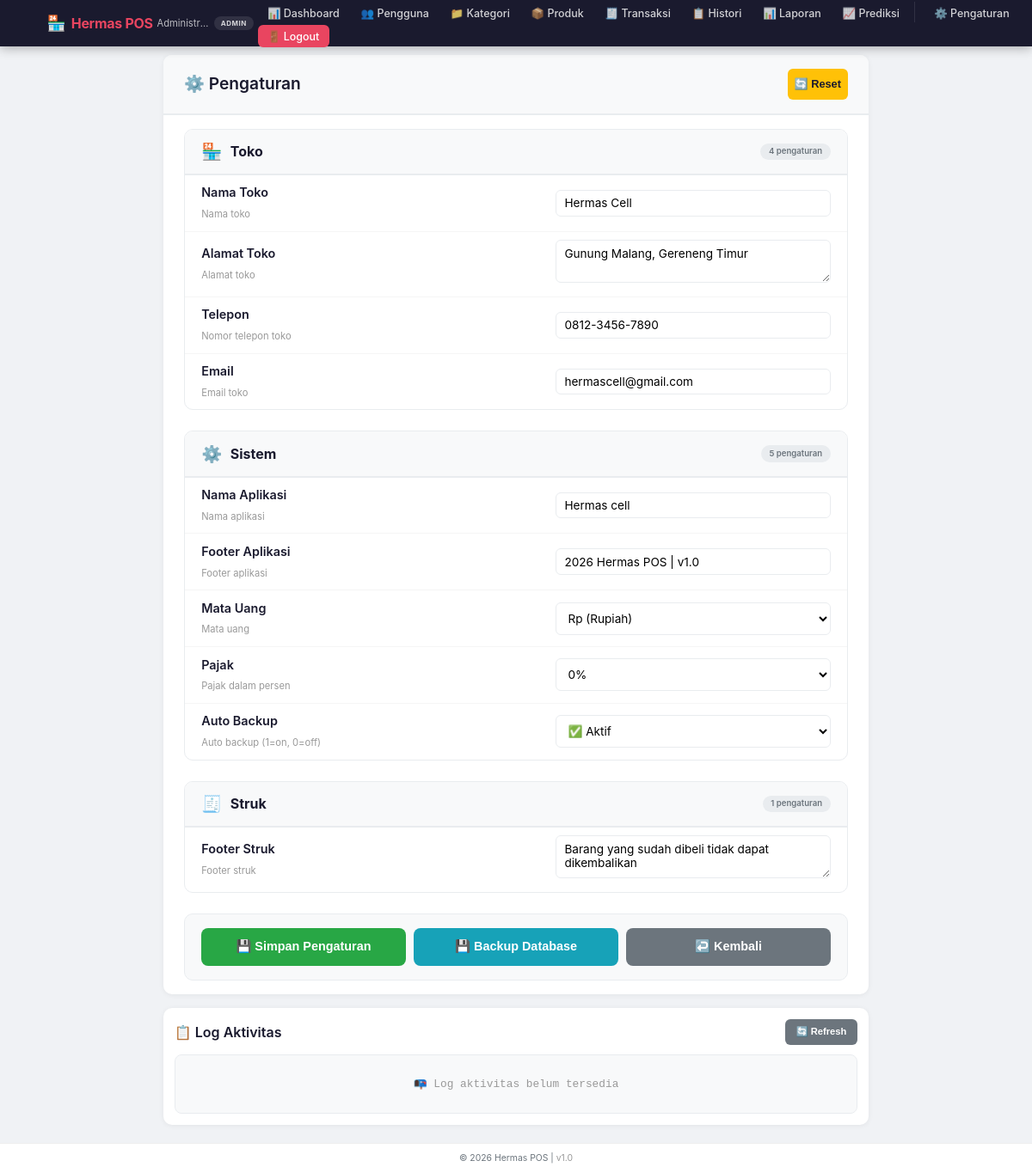
Screenshot of /Pages/Settings.php (signed in) with the database file from the repository.
### tables this page shows
CREATE TABLE `settings` (
  `id` int(11) NOT NULL,
  `key` varchar(100) NOT NULL,
  `value` text DEFAULT NULL,
  `group` varchar(50) DEFAULT 'general',
  `description` text DEFAULT NULL,
  `created_at` timestamp NOT NULL DEFAULT current_timestamp(),
  `updated_at` timestamp NOT NULL DEFAULT current_timestamp() ON UPDATE current_timestamp()
);

### Config/Database.php (called while the page is built, shortened)
<?php
function getSettings($pdo) {
    try {
        $stmt = $pdo->query("SELECT * FROM settings");
        $settings = [];
        while ($row = $stmt->fetch()) {
            $settings[$row['key']] = $row['value'];
        }
        return $settings;
    } catch (PDOException $e) {
        return [
            'shop_name' => 'Toko Hermas Cell',
            'shop_address' => 'Jl. Gunung Malang, Gereneng Timur',
            'shop_phone' => '0812-3456-7890',
            'shop_email' => 'hermascell@gmail.com',
            'app_name' => 'Hermas POS',
            'app_footer' => '© 2026 Hermas POS | v1.0',
            'currency' => 'Rp',
            'tax_percent' => '0',
            'receipt_footer' => 'Barang yang sudah dibeli tidak dapat dikembalikan',
            'backup_auto' => '1'
        ];
    }
}
?>

### Pages/Settings.php (the view, shortened to what this page needs)
<?php
require_once '../config/database.php';
$settings = getSettings($pdo);
$groupedSettings = [];
foreach ($settings as $key => $value) {
    $stmt = $pdo->prepare("SELECT `group`, description FROM settings WHERE `key` = ?");
    $stmt->execute([$key]);
    $row = $stmt->fetch();
    $group = $row ? $row['group'] : 'general';
    $desc = $row ? $row['description'] : '';
    $groupedSettings[$group][] = ['key' => $key, 'value' => $value, 'description' => $desc];
}
?>
<?php include '../includes/header.php'; ?>
<div class="settings-container">
    <div class="card" style="padding:0;overflow:hidden;">
        <div class="card-header" style="padding:1rem 1.5rem;background:#f8f9fa;border-bottom:2px solid #e9ecef;margin-bottom:0;">
            <div class="card-title" style="font-size:1.2rem;">⚙️ Pengaturan</div>
            <button class="btn btn-warning btn-sm" onclick="resetSettings()" style="font-size:0.8rem;min-height:36px;">🔄 Reset</button>
        </div>
        <div style="padding:1rem 1.5rem;">
            <form method="POST">
                <?php
                $groupLabels = ['shop' => ['icon' => '🏪', 'label' => 'Toko'], 'system' => ['icon' => '⚙️', 'label' => 'Sistem'], 'receipt' => ['icon' => '🧾', 'label' => 'Struk'], 'backup' => ['icon' => '💾', 'label' => 'Backup']];
                $labelMap = ['shop_name' => 'Nama Toko', 'shop_address' => 'Alamat Toko', 'shop_phone' => 'Telepon', 'shop_email' => 'Email', 'app_name' => 'Nama Aplikasi', 'app_footer' => 'Footer Aplikasi', 'currency' => 'Mata Uang', 'tax_percent' => 'Pajak', 'receipt_footer' => 'Footer Struk', 'backup_auto' => 'Auto Backup'];
                ?>
                <?php foreach ($groupedSettings as $group => $items): ?>
                    <?php $groupInfo = $groupLabels[$group] ?? ['icon' => '📋', 'label' => ucfirst($group)]; ?>
                    <div class="settings-group">
                        <div class="group-header">
                            <span class="icon"><?php echo $groupInfo['icon']; ?></span>
                            <span class="title"><?php echo $groupInfo['label']; ?></span>
                            <span class="badge"><?php echo count($items); ?> pengaturan</span>
                        </div>
                        <?php foreach ($items as $item): ?>
                            <?php
                                $key = $item['key']; $value = htmlspecialchars($item['value']); $desc = htmlspecialchars($item['description'] ?? '');
                                $label = $labelMap[$key] ?? ucwords(str_replace('_', ' ', $key));
                            ?>
                            <div class="setting-item">
                                <div class="setting-left">
                                    <span class="label"><?php echo $label; ?></span>
                                    <?php if ($desc): ?><span class="desc"><?php echo $desc; ?></span><?php endif; ?>
                                </div>
                                <div class="setting-right">
                                    <?php if ($key === 'shop_address' || $key === 'receipt_footer'): ?>
                                        <textarea name="setting_<?php echo $key; ?>" rows="2"><?php echo $value; ?></textarea>
                                    <?php elseif ($key === 'tax_percent'): ?>
                                        <select name="setting_<?php echo $key; ?>">
                                            <?php for ($i = 0; $i <= 20; $i += 1): ?>
                                                <option value="<?php echo $i; ?>" <?php echo $value == $i ? 'selected' : ''; ?>><?php echo $i; ?>%</option>
                                            <?php endfor; ?>
                                        </select>
                                    <?php elseif ($key === 'backup_auto'): ?>
                                        <select name="setting_<?php echo $key; ?>">
                                            <option value="1" <?php echo $value == '1' ? 'selected' : ''; ?>>✅ Aktif</option>
                                        </select>
                                    <?php elseif ($key === 'currency'): ?>
                                        <select name="setting_<?php echo $key; ?>">
                                            <option value="Rp" <?php echo $value == 'Rp' ? 'selected' : ''; ?>>Rp (Rupiah)</option>
                                        </select>
                                    <?php else: ?>
                                        <input type="text" name="setting_<?php echo $key; ?>" value="<?php echo $value; ?>">
                                    <?php endif; ?>
                                </div>
                            </div>
                        <?php endforeach; ?>
                    </div>
                <?php endforeach; ?>
                <div class="settings-actions">
                    <button type="submit" class="btn btn-success">💾 Simpan Pengaturan</button>
                    <button type="button" class="btn btn-info" onclick="backupDatabase()">💾 Backup Database</button>
                    <button type="button" class="btn btn-secondary" onclick="window.location.href='dashboard.php'" style="background:#6c757d;color:white;">↩️ Kembali</button>
                </div>
            </form>
        </div>
    </div>
    <div class="card" style="margin-top:1rem;">
        <div class="card-header">
            <div class="card-title" style="font-size:1rem;">📋 Log Aktivitas</div>
            <button class="btn btn-secondary btn-sm" onclick="refreshLog()" style="font-size:0.7rem;min-height:30px;background:#6c757d;color:white;border:none;border-radius:6px;padding:0.2rem 0.8rem;">🔄 Refresh</button>
        </div>
        <div class="log-container" id="logContainer">
            <?php
            $logFile = __DIR__ . '/../logs/activity.log';
            if (file_exists($logFile)) {
                $logs = array_reverse(file($logFile));
                $logs = array_slice($logs, 0, 15);
                if (!empty($logs)) {
                    foreach ($logs as $log) { $log = trim($log); if (!empty($log)) echo '<div class="log-item">' . htmlspecialchars($log) . '</div>'; }
                } else { echo '<div class="log-empty">📭 Belum ada aktivitas</div>'; }
            } else { echo '<div class="log-empty">📭 Log aktivitas belum tersedia</div>'; }
            ?>
        </div>
    </div>
</div>
<?php include '../includes/footer.php'; ?>

### CSS/Style.css (style rules this page uses)
* { margin: 0; padding: 0; box-sizing: border-box; }
:root { --primary: #1a1a2e; --primary-dark: #0f0f1a; --secondary: #e94560; --success: #28a745; --warning: #ffc107; --danger: #dc3545; --info: #17a2b8; --light: #f8f9fa; --dark: #1a1a2e; --gray: #6c757d; --gray-light: #e9ecef; --border-radius: 10px; --shadow: 0 1px 6px rgba(0,0,0,0.06); --transition: all 0.2s ease; }
body { font-family: -apple-system, BlinkMacSystemFont, 'Inter', 'Segoe UI', Roboto, sans-serif; background: #f0f2f5; color: #1a1a2e; min-height: 100vh; display: flex; flex-direction: column; -webkit-font-smoothing: antialiased; font-size: 16px; line-height: 1.5; }
.card { background: white; border-radius: var(--border-radius); padding: 0.8rem; box-shadow: var(--shadow); margin-bottom: 0.7rem; overflow: hidden; }
.card-header { display: flex; justify-content: space-between; align-items: center; margin-bottom: 0.7rem; flex-wrap: wrap; gap: 0.4rem; }
.card-title { font-size: 0.95rem; font-weight: 600; color: var(--primary); }
.btn { display: inline-flex; align-items: center; justify-content: center; gap: 0.3rem; padding: 0.35rem 0.8rem; border: none; border-radius: 6px; font-weight: 600; cursor: pointer; transition: var(--transition); text-decoration: none; font-size: 0.78rem; min-height: 36px; min-width: 36px; touch-action: manipulation; user-select: none; -webkit-tap-highlight-color: transparent; }
.btn-success { background: var(--success); color: white; }
.btn-warning { background: var(--warning); color: var(--primary); }
.btn-info { background: var(--info); color: white; }
.btn-sm { font-size: 0.65rem; padding: 0.2rem 0.5rem; min-height: 28px; min-width: 28px; }

### Pages/Settings.php (style rules this page uses)
.settings-container { max-width: 820px; margin: 0 auto; }
.settings-group { margin-bottom: 1.5rem; background: white; border-radius: 10px; border: 1px solid #e9ecef; overflow: hidden; }
.settings-group .group-header { padding: 0.7rem 1.2rem; background: #f8f9fa; border-bottom: 2px solid #e9ecef; display: flex; align-items: center; gap: 0.6rem; }
.settings-group .group-header .icon { font-size: 1.2rem; }
.settings-group .group-header .title { font-size: 1rem; font-weight: 700; color: var(--primary); }
.settings-group .group-header .badge { margin-left: auto; font-size: 0.6rem; background: var(--gray-light); color: var(--gray); padding: 0.15rem 0.6rem; border-radius: 12px; font-weight: 600; }
.setting-item { display: flex; justify-content: space-between; align-items: center; padding: 0.6rem 1.2rem; border-bottom: 1px solid #f5f5f5; gap: 1rem; transition: background 0.2s; }
.setting-item:last-child { border-bottom: none; }
.setting-item .setting-left { flex: 1; min-width: 140px; }
.setting-item .setting-left .label { font-weight: 600; font-size: 0.9rem; color: var(--primary); display: block; }
.setting-item .setting-left .desc { font-size: 0.7rem; color: #999; margin-top: 1px; }
.setting-item .setting-right { flex: 1; max-width: 320px; min-width: 150px; }
.setting-item .setting-right input, .setting-item .setting-right select, .setting-item .setting-right textarea { width: 100%; padding: 0.4rem 0.6rem; border: 1.5px solid #e9ecef; border-radius: 6px; font-size: 0.85rem; transition: all 0.2s; background: white; font-family: inherit; }
.setting-item .setting-right textarea { min-height: 50px; resize: vertical; }
.setting-item .setting-right select { min-height: 38px; appearance: auto; }
.settings-actions { display: flex; gap: 0.6rem; flex-wrap: wrap; margin-top: 1rem; padding: 1rem 1.2rem; background: #f8f9fa; border-radius: 10px; border: 1px solid #e9ecef; }
.settings-actions .btn { flex: 1; min-height: 44px; font-size: 0.9rem; font-weight: 600; border-radius: 8px; }
.log-container { max-height: 200px; overflow-y: auto; background: #f8f9fa; border-radius: 8px; padding: 0.5rem 0.8rem; border: 1px solid #e9ecef; font-family: 'Courier New', monospace; font-size: 0.7rem; }
.log-container .log-empty { text-align: center; color: #999; padding: 1rem; font-size: 0.8rem; }

### rows the page displays
settings: key "Nama Toko", description "Nama toko", value "Hermas Cell"
settings: key "Alamat Toko", description "Alamat toko", key+value "Gunung Malang, Gereneng Timur"
settings: key "Telepon", description "Nomor telepon toko", value "0812-3456-7890"
settings: key "Email", description "Email toko", value "hermascell@gmail.com"
settings: group "⚙️", group "Sistem", count($items) "5", key "Auto Backup", description "Auto backup (1=on, 0=off)", value+key "✅ Aktif"
settings: key "Nama Aplikasi", description "Nama aplikasi", value "Hermas cell"
settings: key "Footer Aplikasi", description "Footer aplikasi", value "2026 Hermas POS | v1.0"
settings: key "Mata Uang", description "Mata uang", value+key "Rp (Rupiah)"
settings: key "Pajak", description "Pajak dalam persen", value+key "0%"
settings: key "Footer Struk", description "Footer struk", key+value "Barang yang sudah dibeli tidak dapat dikembalikan"

### other values shown
$_SESSION['name'] "Administr…"
$_SESSION['role'] "ADMIN"
$groupInfo['icon'] "🏪"
$groupInfo['label'] "Toko"
count($items) "4"
$groupInfo['icon'] "🧾"
$groupInfo['label'] "Struk"
count($items) "1"
